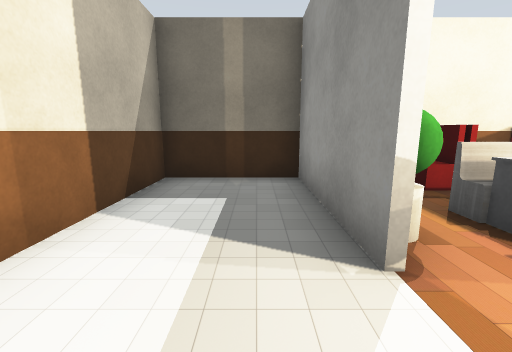
[1] (above)

23 first-person views from a walk through a robot-simulator world made for Gazebo. The camera is 1 m above the floor, tilts 10° down and sees 90° across. The floor is counted in squares, 1 m on a side. Each view is taken from the middle of a square. On the plan, view 1 faces up. The plan holds only what a view shows up to about 11 squares ahead; the rest is blank. Some stock models are drawn as simple stand-ins. Some surface patterns are stand-ins.

[2]
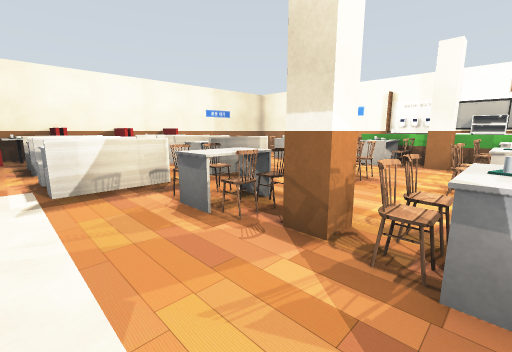

[3]
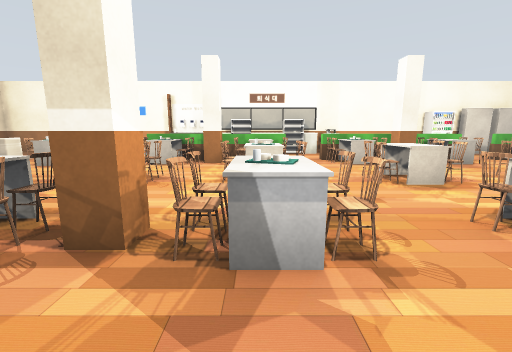

[4]
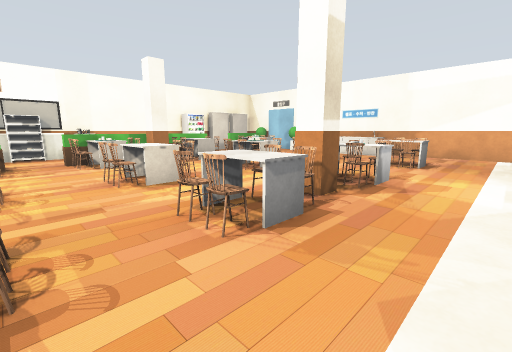

[5]
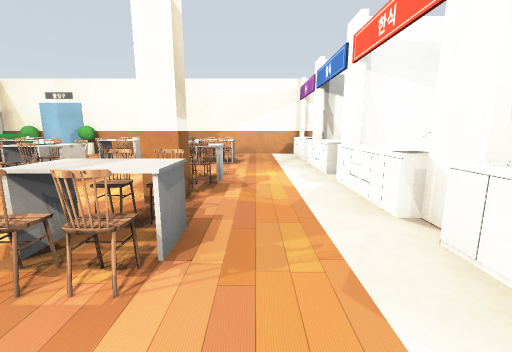

[6]
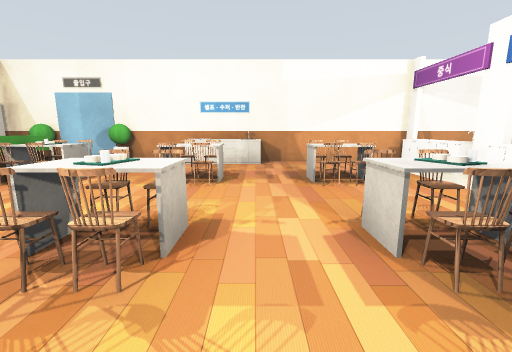

[7]
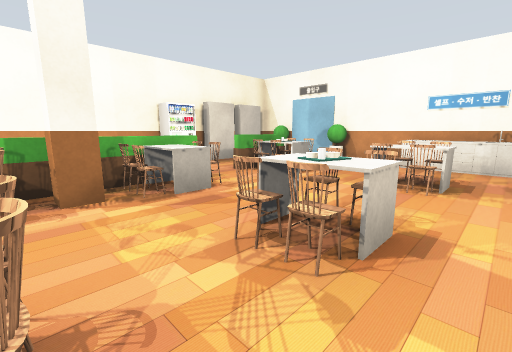

[8]
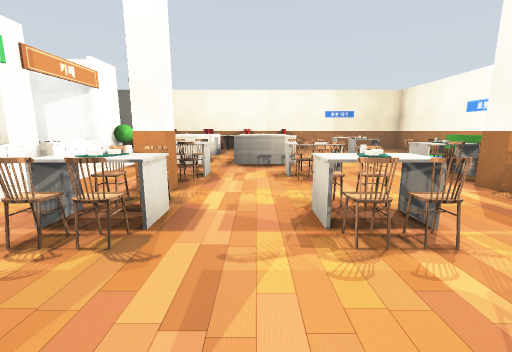

[9]
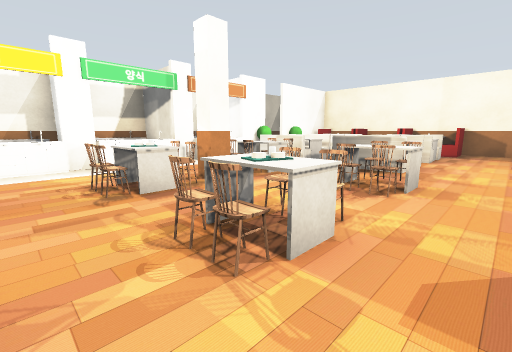

[10]
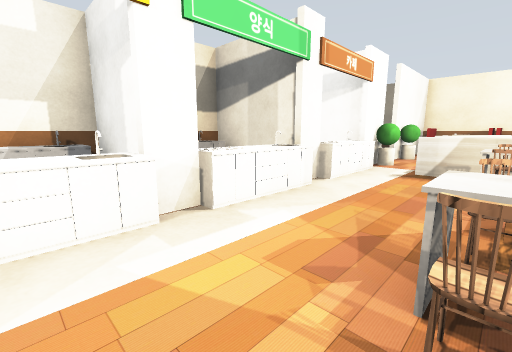

[11]
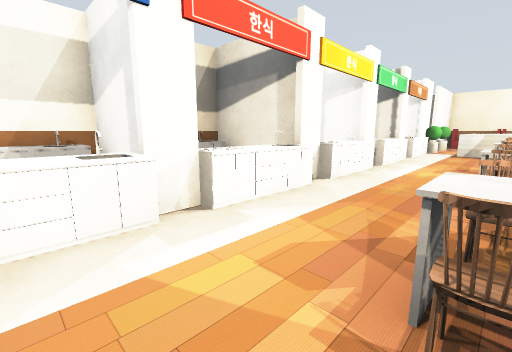

[12]
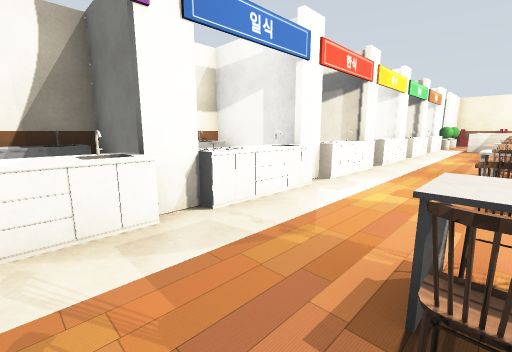

[13]
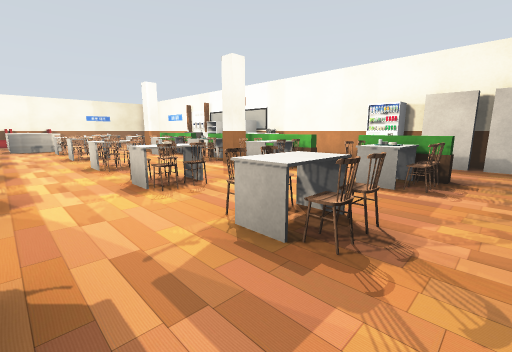

[14]
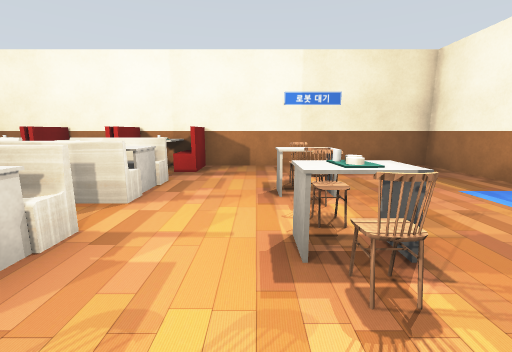

[15]
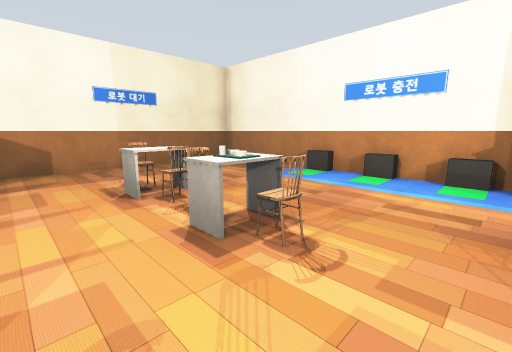

[16]
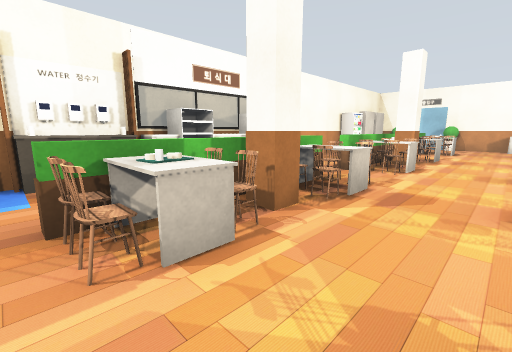

[17]
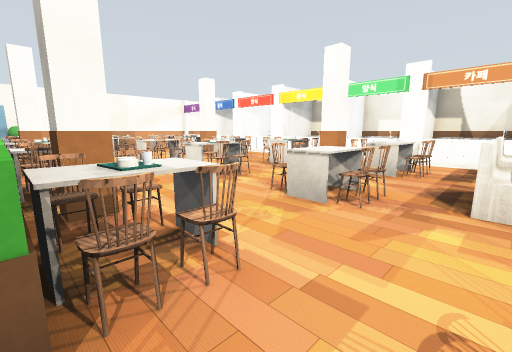

[18]
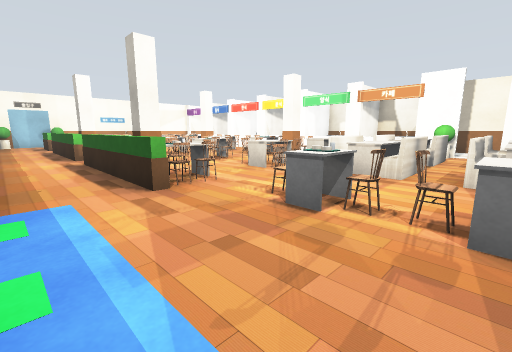

[19]
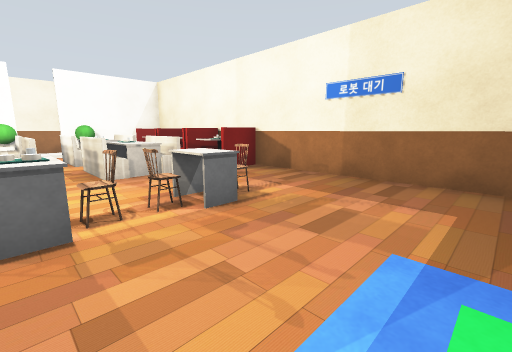

[20]
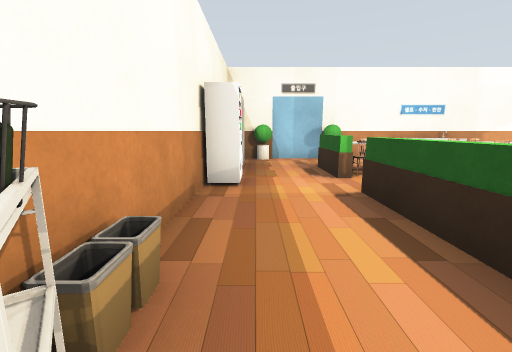

[21]
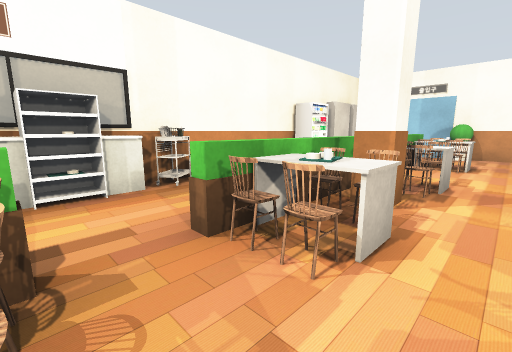

[22]
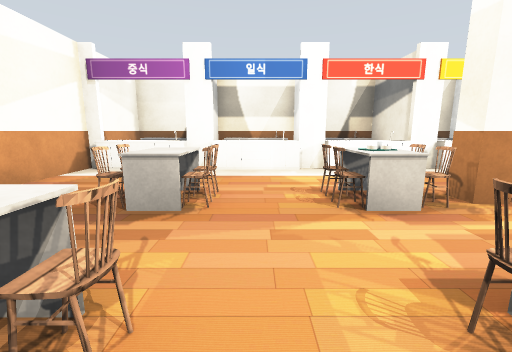

[23]
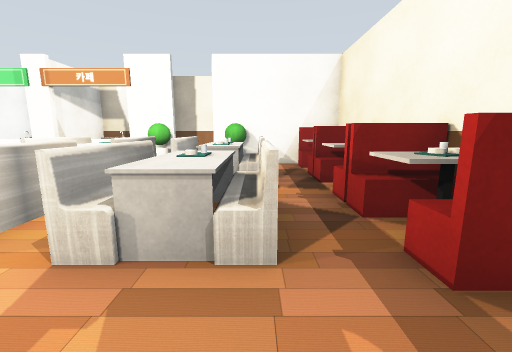

### Floor plan
Points are (right, up) in squares from view 1. A wall is a line through its corners. A room is listed if a view was taken in it or the views show most of it. See-through windows are left out.
Room 1 (views 1, 2, 3, 4, 5, 6, 7, 8, 9, 10, 11, 12, 13, 14, 15, 16, 17, 18, 19, 20, 21, 22, 23)
walls: (14, -6.5) (14, -4); (-0.6, -3.4) (0.6, -3.4); (0.6, -0.5) (-0.5, -0.5); (-2, -1) (-2, -2.4); (0.9, 2.4) (0.9, 5.5); (14, 2.4) (14, 5.5) (-2, 5.5) (-2, -0.5); (14, -15.4) (14, -10.4); (1.1, 5.6) (1.1, 2.4); (0.5, -18.5) (14, -18.5)
low walls: (11, -5.6) (11, -2.4); (11.2, -2.4) (11.2, -5.5); (11.2, -10.4) (11.2, -11.5); (11, -11.6) (11, -10.4)
ways out: opening at (0, -11); opening at (0, -8); opening at (0, -5)
objects: other object (-2, -3) to (-1, -1); white box (1, -18); counter (1, -17); white box (1, -16) to (1, -15); counter (1, -14); white box (1, -13) to (1, -12); counter (1, -11); white box (1, -10) to (1, -9); counter (1, -8); white box (1, -7) to (1, -6); counter (1, -5); white box (1, -4) to (1, -3); counter (1, -2) to (1, -1); green ball (1, 0); green ball (1, 2); other object (2, 2); other object (2, 4) to (3, 4); bench (3, 3) to (4, 3); other object (3, 5); chair (4, -16); chair (4, -15); chair (4, -13); other object (4, -12); chair (4, -11); chair (4, -10); chair (4, -9); chair (4, -7); other object (4, -6); chair (4, -5); chair (4, -4); chair (4, -3); bench (4, -1); bench (4, 0); other object (4, 2); other object (4, 4) to (5, 5); chair (5, -16); chair (5, -15); chair (5, -13); chair (5, -12); chair (5, -10); chair (5, -9); chair (5, -7); chair (5, -6); chair (5, -3); other object (5, 2); other object (6, -18) to (8, -18); bench (6, -1) to (7, -1); bench (6, 0) to (7, 0); other object (6, 2); bench (6, 3) to (7, 3); other object (6, 4) to (7, 4); other object (6, 5); chair (7, -16); chair (7, -15); chair (7, -13); other object (7, -12); chair (7, -10); chair (7, -9); chair (7, -7); other object (7, -6); chair (7, -4); chair (7, -3); bench (7, 2); other object (7, 5); chair (8, -16); chair (8, -15); chair (8, -13); chair (8, -12); chair (8, -10); chair (8, -9); chair (8, -7); chair (8, -6); chair (8, -3); green ball (10, -18); chair (10, -16); other object (10, -15); chair (10, -14); chair (10, -13); chair (10, -12) to (10, -11); chair (10, -10); other object (10, -9); chair (10, -7); chair (10, -6) to (10, -5); chair (10, -4); other object (10, -3); other object (10, -2); other object (10, -1); other object (10, 0); chair (10, 1); chair (10, 2); chair (10, 3); chair (11, -16); chair (11, -15); other object (11, -13); chair (11, -12); chair (11, -10); chair (11, -9); chair (11, -7); chair (11, -6); chair (11, -4); chair (11, -2); green ball (13, -18); vending machine (13, -14); grey box (14, -17); grey box (14, -16); bin (14, -10); restaurant (14, -9); rack (14, -8); counter (14, -7); rack (14, -5); other object (14, -3); other object (14, -2) to (14, -1); other object (14, 0); other object (14, 1) to (14, 2)

Where each view was taken, in squares from view 1:
view 1: 0 up, 0 right, facing up
view 2: 6 down, 2 right, facing up-right
view 3: 6 down, 2 right, facing right
view 4: 7 down, 2 right, facing down-right
view 5: 7 down, 3 right, facing down
view 6: 10 down, 6 right, facing down
view 7: 10 down, 6 right, facing down-right
view 8: 9 down, 6 right, facing up
view 9: 8 down, 9 right, facing up-left
view 10: 8 down, 4 right, facing up-left
view 11: 14 down, 4 right, facing up-left
view 12: 17 down, 4 right, facing up-left
view 13: 17 down, 5 right, facing up-right
view 14: 2 down, 9 right, facing up
view 15: 2 down, 8 right, facing up-right
view 16: 2 down, 8 right, facing down-right
view 17: 1 down, 11 right, facing down-left
view 18: 2 up, 13 right, facing down-left
view 19: 0 up, 13 right, facing up-left
view 20: 9 down, 13 right, facing down
view 21: 7 down, 9 right, facing down-right
view 22: 14 down, 8 right, facing left
view 23: 3 up, 9 right, facing left
